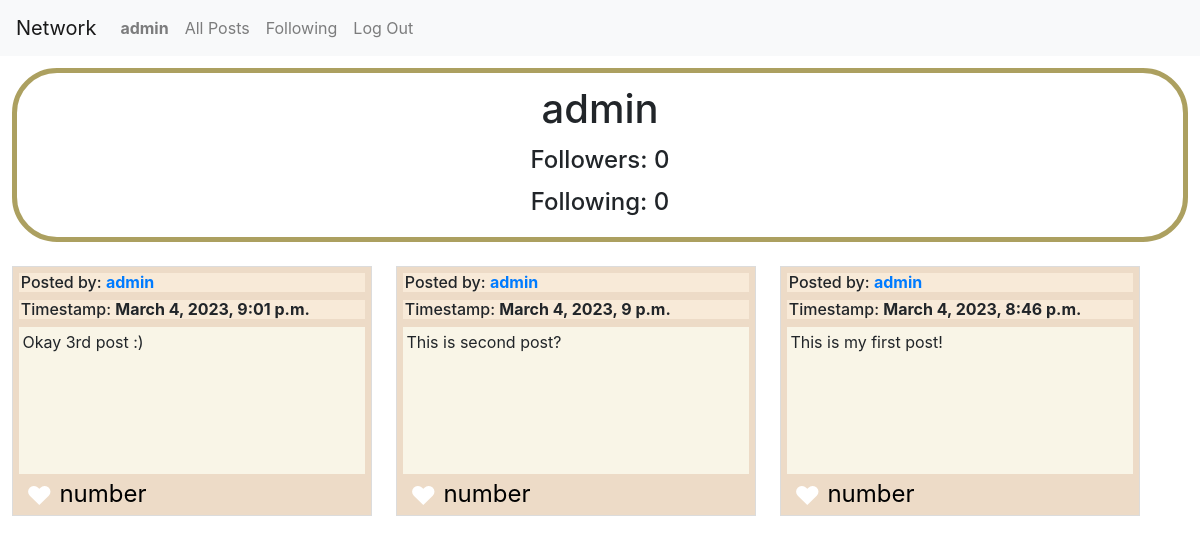
The page /individual/3 (signed in) on the database as committed earlier.
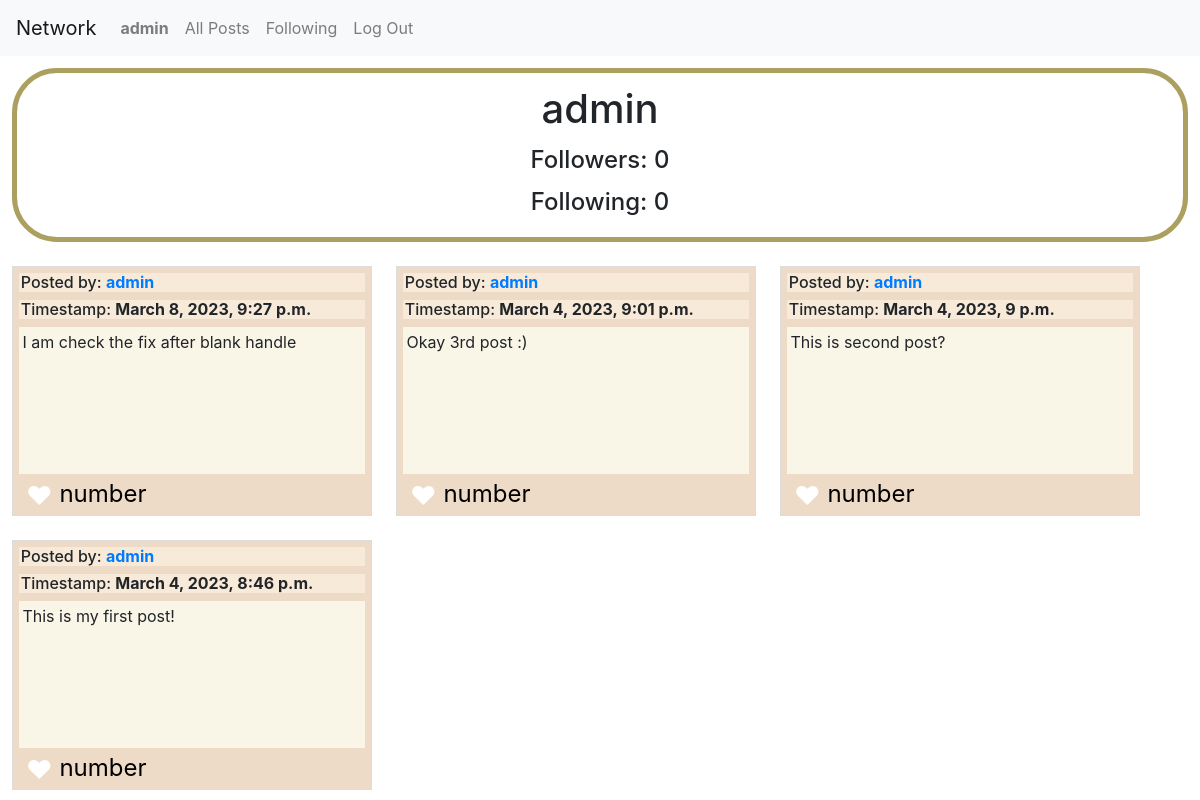
The same page on the database as committed later.
### network/models.py (models this page shows, shortened)
class Post(models.Model):
    user = models.ForeignKey(User, on_delete=models.CASCADE, related_name="post_owner") #, null=True, blank=True)
    post = models.CharField(max_length=5000)
    timestamp = models.DateTimeField(auto_now_add=True)

class User(AbstractUser):
    pass

### network/views.py (the view)
# urls.py: path("individual/<int:id>", views.individual, name="individual"),
def individual(request, id):
    user_individual = User.objects.get(pk=id)
    currentUser = request.user
    posts = Post.objects.filter(user=user_individual).order_by('-timestamp')
    if Follow.objects.filter(user_main=user_individual, user_follower=currentUser).exists():
        button = "Unfollow"
    else:
        button = "Follow"
    numberofFollowers = Follow.objects.filter(user_main = user_individual).count()
    numberofFollowing = Follow.objects.filter(user_follower = user_individual).count()
    return render(request, "network/individual.html", {
        "posts" : posts,
        "user_individual" : user_individual,
        "currentUser" : currentUser,
        "button" : button,
        "numberofFollowers" : numberofFollowers,
        "numberofFollowing" : numberofFollowing
    })

### network/templates/network/individual.html (shortened to what this page needs)
{% extends "network/layout.html" %} {%load static%} {% block body %}
<div class="user-profile">
  <h1 class="user-profile-name">{{ user_individual }}</h1>
  <h4 class="user-profile-followers">Followers: {{ numberofFollowers }}</h4>
  <h4 class="user-profile-following">Following: {{ numberofFollowing }}</h4>
</div>
<div class="post-content">
  {% for post in posts %}
  <div class="individual-post">
    <h6 class="user-and-time">
      Posted by:
      <strong
        ><a
          href="{% url 'individual' id=post.user.id %}"
          id="user-{{ post.user.id }}"
          >{{ post.user }}</a
        ></strong
      >
    </h6>
    <h6 class="user-and-time">
      Timestamp: <strong>{{ post.timestamp }}</strong>
    </h6>
    <div class="individual-post-content">
      <p>{{ post.post }}</p>
    </div>
    <p class="likes">&#9829;</p>
    <p class="like-number">number</p>
  </div>
  {% endfor %}
</div>
{% endblock %}

Rows that differ between the two databases and show on the page:
added Post: user "admin", timestamp "March 8, 2023, 9:27 p.m.", post "I am check the fix after blank handle"
